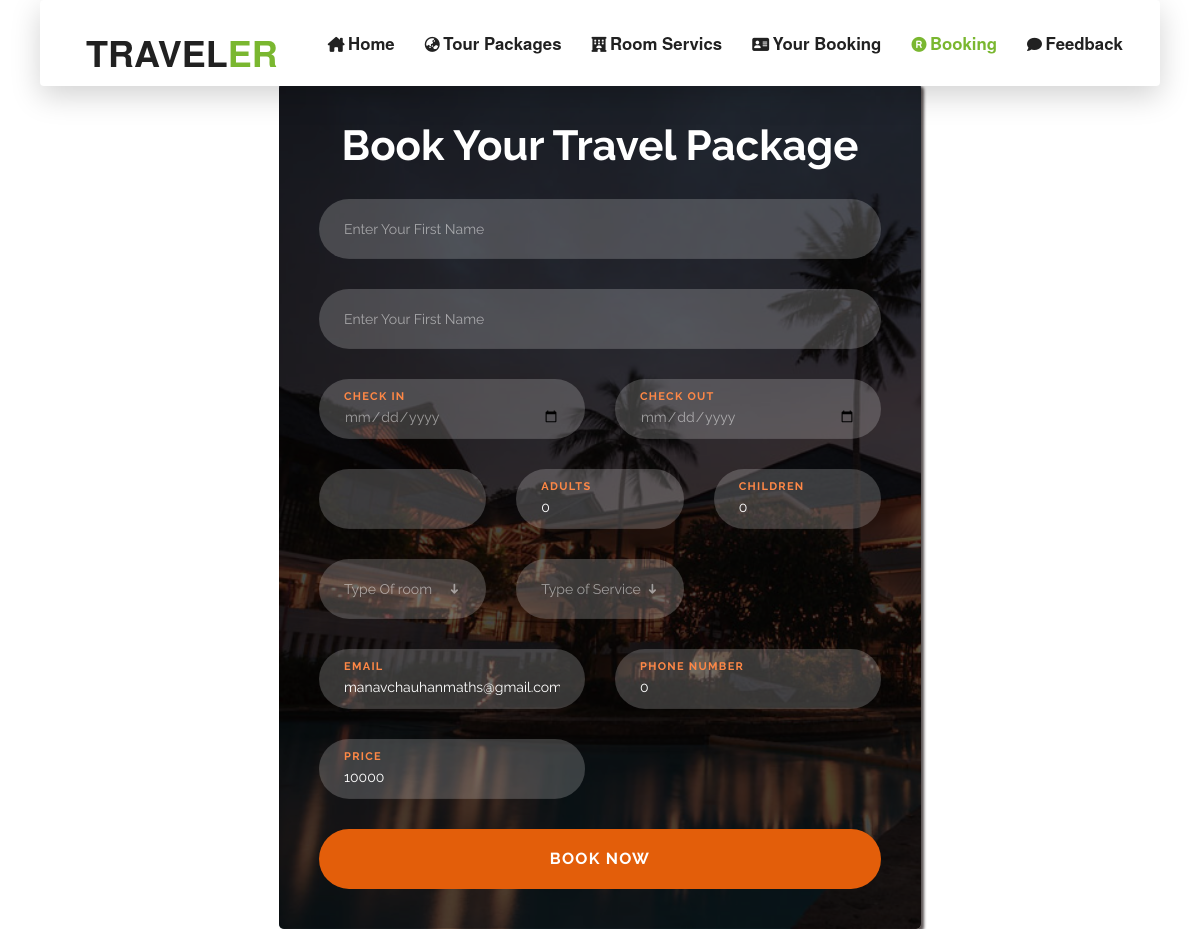
Screenshot of /package-booking.php (signed in) with the database file from the repository.
### tables this page shows
CREATE TABLE `registration` (
  `id` int(11) NOT NULL,
  `name` varchar(50) NOT NULL,
  `email` varchar(50) NOT NULL,
  `mobile` varchar(30) NOT NULL,
  `address` varchar(111) NOT NULL,
  `password` varchar(80) NOT NULL
);

CREATE TABLE `add_package` (
  `Id` int(11) NOT NULL,
  `dname` varchar(111) NOT NULL,
  `dimage` varchar(111) DEFAULT NULL,
  `pname` varchar(255) NOT NULL,
  `price` varchar(255) NOT NULL,
  `image` varchar(255) NOT NULL,
  `place` varchar(300) NOT NULL,
  `days` varchar(255) NOT NULL,
  `image1` varchar(300) NOT NULL,
  `name1` varchar(255) NOT NULL,
  `description1` varchar(255) NOT NULL,
  `image2` varchar(255) NOT NULL,
  `name2` varchar(255) NOT NULL,
  `description2` varchar(255) NOT NULL,
  `image3` varchar(300) NOT NULL,
  `name3` varchar(255) NOT NULL,
  `description3` varchar(255) NOT NULL,
  `image4` varchar(255) NOT NULL,
  `name4` varchar(255) NOT NULL,
  `description4` varchar(255) NOT NULL,
  `image5` varchar(300) NOT NULL,
  `name5` varchar(300) NOT NULL,
  `description5` varchar(300) NOT NULL,
  `image6` varchar(300) NOT NULL,
  `name6` varchar(300) NOT NULL,
  `description6` varchar(300) NOT NULL,
  `day1` varchar(30) DEFAULT NULL,
  `day2` varchar(30) DEFAULT NULL,
  `day3` varchar(30) DEFAULT NULL,
  `day4` varchar(30) DEFAULT NULL,
  `day5` varchar(30) DEFAULT NULL,
  `day6` varchar(30) DEFAULT NULL,
  `day7` varchar(30) DEFAULT NULL,
  `name7` varchar(200) DEFAULT NULL,
  `image7` varchar(100) DEFAULT NULL,
  `description7` text DEFAULT NULL,
  `day8` varchar(30) DEFAULT NULL,
  `name8` varchar(200) DEFAULT NULL,
  `image8` varchar(100) DEFAULT NULL,
  `description8` text DEFAULT NULL,
  `day9` varchar(30) DEFAULT NULL,
  `name9` varchar(200) DEFAULT NULL,
  `image9` varchar(100) DEFAULT NULL,
  `description9` text DEFAULT NULL,
  `day10` varchar(30) DEFAULT NULL,
  `name10` varchar(200) DEFAULT NULL,
  `image10` varchar(100) DEFAULT NULL,
  `description10` text DEFAULT NULL,
  `day11` varchar(30) DEFAULT NULL,
  `name11` varchar(200) DEFAULT NULL,
  `image11` varchar(100) DEFAULT NULL,
  `description11` text DEFAULT NULL,
  `day12` varchar(30) DEFAULT NULL,
  `name12` varchar(200) DEFAULT NULL,
  `image12` varchar(100) DEFAULT NULL,
  `description12` text DEFAULT NULL
);

### package-booking.php (the view, shortened to what this page needs)
<?php
include('connection.php');
$sql = "select * from registration where id=" . $_SESSION['id'];
$query_user = mysqli_query($conn, $sql);
if (mysqli_num_rows($query_user) > 0) {
	$rowuser = mysqli_fetch_array($query_user);
}
?>
<!DOCTYPE html>
<html lang="en">
<head>
	<link href="https://cdnjs.cloudflare.com/ajax/libs/font-awesome/5.10.0/css/all.min.css" rel="stylesheet">
	<link href="lib/owlcarousel/assets/owl.carousel.min.css" rel="stylesheet">
	<link href="lib/tempusdominus/css/tempusdominus-bootstrap-4.min.css" rel="stylesheet" />
	<link href="css/style.css" rel="stylesheet">
	<link type="text/css" rel="stylesheet" href="css/bootstrap2.min.css" />
	<link type="text/css" rel="stylesheet" href="css/style3.css" />
</head>
<body>
	<div class="container-fluid position-relative nav-bar p-0">
		<div class="container-lg position-relative p-0 px-lg-3" style="z-index: 9;">
			<nav class="navbar navbar-expand-lg bg-light navbar-light shadow-lg py-3 py-lg-0 pl-3 pl-lg-5">
				<a href="user.php" class="navbar-brand">
					<h1 class="m-0 text-primary"><span class="text-dark">TRAVEL</span>ER</h1>
				</a>
				<div class="collapse navbar-collapse justify-content-between px-3" id="navbarCollapse">
					<div class="navbar-nav ml-auto py-0">
						<a href="user.php" class="nav-link" style="font-size:1.2em; font-weight:bolder;"><i class="fa-solid fa-house-chimney" style="margin-right:3.5px;"></i>Home</a>
						<a href="package.php" class="nav-link" style="font-size:1.2em; font-weight:bolder;"><i class="fa-solid fa-earth-asia" style="margin-right:3.5px;"></i>Tour Packages</a>
						<a href="Room-Details.php" class="nav-link" style="font-size:1.2em; font-weight:bolder;"><i class="fa-solid fa-hotel" style="margin-right:3.5px;"></i>Room Servics</a>
						<a href="your-booking.php" class="nav-link" style="font-size:1.2em; font-weight:bolder;"><i class="fa-solid fa-address-card" style="margin-right:3.5px;"></i>Your Booking</a>
						<a href="package-booking.php" class="nav-link active" style="font-size:1.2em; font-weight:bolder;"><i class="fa-solid fa-registered" style="margin-right:3.5px;"></i>Booking</a>
						<a href="feedback.php" class="nav-link" style="font-size:1.2em; font-weight:bolder;"><i class="fa-solid fa-comment" style="margin-right:3.5px;"></i>Feedback</a>
					</div>
				</div>
			</nav>
		</div>
	</div>
	<div id="booking" class="section">
		<div class="section-center">
			<div class="container">
				<div class="row">
					<div class="booking-form">
						<div class="form-header">
							<h1>Book Your Travel Package</h1>
						</div>
						<form method="POST">
							<div class="form-group">
								<input name="first_name" value="<?php echo $rowuser['fname'] ?>" class="form-control" type="text" placeholder="Enter Your First Name">
							</div>
							<div class="form-group">
								<input name="last_name" value="<?php echo $rowuser['lname'] ?>" class="form-control" type="text" placeholder="Enter Your First Name">
							</div>
							<div class="row">
								<div class="col-md-6">
									<div class="form-group">
										<input name="datei" id="checkInDate" class="form-control" type="date" required>
										<span class="form-label">Check In</span>
									</div>
								</div>
								<div class="col-md-6">
									<div class="form-group">
										<input name="dateo" id="checkOutDate" class="form-control" type="date" required>
										<span class="form-label">Check out</span>
									</div>
								</div>
							</div>
							<div class="row">
								<div class="col-md-4">
									<div class="form-group">
										<input type="text" class="form-control" name="select_package" value="<?php echo $rowpackage['place']; ?>">
									</div>
								</div>
								<div class="col-md-4">
									<div class="form-group">
										<input name="adults" class="form-control" type="number" size="2" value="0" min="1" placeholder="No. of Adults" max="10">
										<span class="form-label">Adults</span>
									</div>
								</div>
								<div class="col-md-4">
									<div class="form-group">
										<input name="child" class="form-control" type="number" size="2" value="0" min="0" max="10" placeholder="No. of Children">
										<span class="form-label">Children</span>
									</div>
								</div>
								<div class="col-md-4">
									<div class="form-group">
										<select name="room" class="form-control" required>
											<option value="" selected hidden>Type Of room</option>
										</select>
										<span class="select-arrow"></span>
									</div>
								</div>
								<div class="col-md-4">
									<div class="form-group">
										<select name="service" class="form-control" required>
											<option value="" selected hidden>Type of Service</option>
										</select>
										<span class="select-arrow"></span>
									</div>
								</div>
							</div>
							<div class="row">
								<div class="col-md-6">
									<div class="form-group">
										<input name="email" value="<?php echo $rowuser['email'] ?>" class="form-control" type="email" placeholder="Enter your Email">
										<span class="form-label">Email</span>
									</div>
								</div>
								<div class="col-md-6">
									<div class="form-group">
										<input name="mobile" id="phoneNumber" id="billing_mobile" value="<?php echo $rowuser['mobile'] ?>" class="form-control" type="text" placeholder="Enter your Phone" oninput="validatePhoneNumber(this)" aria-describedby="phoneNumberError">
										<span class="form-label">Phone Number</span>
									</div>
								</div>
								<div class="col-md-6">
									<div class="form-group">
										<?php
										include('connection.php');
										$query = "SELECT * FROM add_package";
										$query_run = mysqli_query($conn, $query);
										if (mysqli_num_rows($query_run) > 0) {
											while ($row = mysqli_fetch_assoc($query_run)) {
										?>
												<input name="price" value="<?php echo $row['price'] ?>" class="form-control" type="text" disabled>
										<?php
											}
										} else {
											echo "No records found";
										}
										?>
										<span class="form-label">Price</span>
									</div>
								</div>
							</div>
							<div class="form-btn">
								<button name="submit" class="submit-btn">Book Now</button>
							</div>
						</form>
					</div>
				</div>
			</div>
		</div>
	</div>
</body>
</html>

### css/style3.css (style rules this page uses)
.section { position: relative; height: 100vh; }
.section .section-center { position: absolute; top: 50%; left: 0; right: 0; -webkit-transform: translateY(-50%); transform: translateY(-50%); }
#booking { font-family: 'Raleway', sans-serif; }
.booking-form { position: relative; max-width: 642px; width: 100%; margin: auto; padding: 40px; overflow: hidden; background-image: url('../img/background.jpg'); background-size: cover; border-radius: 5px; box-shadow: 3px 3px 3px rgb(92, 85, 85); z-index: 20; }
.booking-form::before { content: ''; position: absolute; left: 0; right: 0; bottom: 0; top: 0; background: rgba(0, 0, 0, 0.7); z-index: -1; }
.booking-form .form-header { text-align: center; position: relative; margin-bottom: 30px; }
.booking-form .form-header h1 { font-weight: 700; text-transform: capitalize; font-size: 42px; margin: 0px; color: #fff; }
.booking-form .form-group { position: relative; margin-bottom: 30px; }
.booking-form .form-control { background-color: rgba(255, 255, 255, 0.2); height: 60px; padding: 0px 25px; border: none; border-radius: 40px; color: #fff; -webkit-box-shadow: 0px 0px 0px 2px transparent; box-shadow: 0px 0px 0px 2px transparent; -webkit-transition: 0.2s; transition: 0.2s; }
.booking-form .form-control::placeholder { color: rgba(255, 255, 255, 0.5); }
.booking-form input[type="date"].form-control { padding-top: 16px; }
.booking-form input[type="date"].form-control:invalid { color: rgba(255, 255, 255, 0.5); }
.booking-form input[type="date"].form-control+.form-label { opacity: 1; top: 10px; }
.booking-form select.form-control { -webkit-appearance: none; -moz-appearance: none; appearance: none; }
.booking-form select.form-control:invalid { color: rgba(255, 255, 255, 0.5); }
.booking-form select.form-control+.select-arrow { position: absolute; right: 15px; top: 50%; -webkit-transform: translateY(-50%); transform: translateY(-50%); width: 32px; line-height: 32px; height: 32px; text-align: center; pointer-events: none; color: rgba(255, 255, 255, 0.5); font-size: 14px; }
.booking-form select.form-control+.select-arrow:after { content: '\279C'; display: block; -webkit-transform: rotate(90deg); transform: rotate(90deg); }
.booking-form select.form-control option { color: #000; }
.booking-form .form-label { position: absolute; top: -10px; left: 25px; opacity: 0; color: #ff8846; font-size: 11px; font-weight: 700; text-transform: uppercase; letter-spacing: 1.3px; height: 15px; line-height: 15px; -webkit-transition: 0.2s all; transition: 0.2s all; }
.booking-form .form-group.input-not-empty .form-control { padding-top: 16px; }
.booking-form .form-group.input-not-empty .form-label { opacity: 1; top: 10px; }
.booking-form .submit-btn { color: #fff; background-color: #e35e0a; font-weight: 700; height: 60px; padding: 10px 30px; width: 100%; border-radius: 40px; border: none; text-transform: uppercase; font-size: 16px; letter-spacing: 1.3px; -webkit-transition: 0.2s all; transition: 0.2s all; }

### package-booking.php (style rules this page uses)
a { text-decoration: none; color: white; }

### rows the page displays
registration: email "manavchauhanmaths@gmail.com", mobile "0"
add_package: price "10000"
